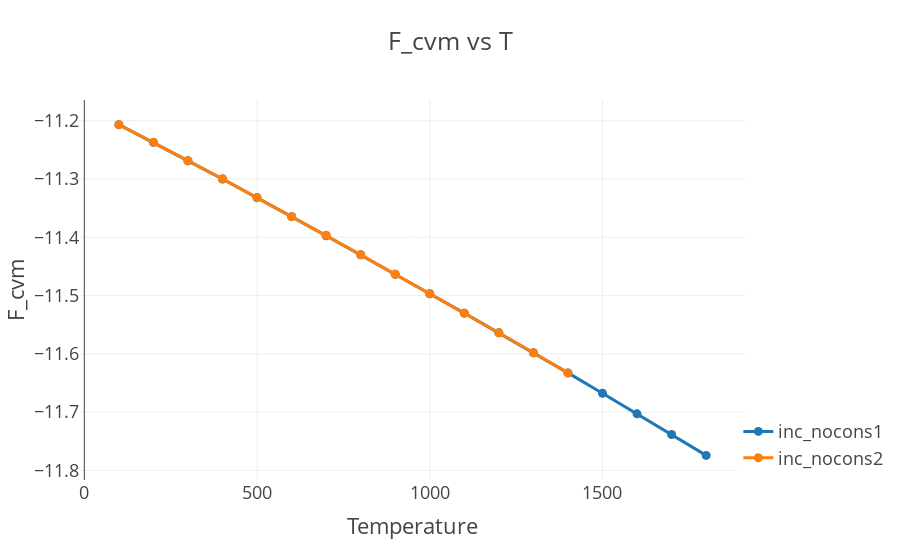

Notebook code for this chart:
### Code cell
fig = go.Figure()

for name, df in results.items():
    fig.add_trace(go.Scatter(x=df['temperature'],
                             y=df['F_cvm'],
                             mode='markers+lines',
                             name=f'{name}'
                            )
                 )

fig.update_layout(
    title="F_cvm vs T",
    xaxis_title="Temperature",
    yaxis_title="F_cvm",
    template='presentation'
)
#fig.update_traces(texttemplate='%{text:.2s}', textposition='top center')
fig.update_layout(legend=dict(
    yanchor="bottom",
    y=0.01,
    xanchor="left",
    x=0.99
))
fig.show()

### Figure 1 — Plotly figure (JSON) as saved in the notebook; plotly's stock layout.template omitted (floating-point values rounded to 4 significant figures)
{"data": [{"mode": "markers+lines", "name": "inc_nocons1", "type": "scatter", "x": [100, 200, 300, 400, 500, 600, 700, 800, 900, 1000, 1100, 1200, 1300, 1400, 1500, 1600, 1700, 1800], "y": [-11.21, -11.24, -11.27, -11.3, -11.33, -11.36, -11.4, -11.43, -11.46, -11.5, -11.53, -11.56, -11.6, -11.63, -11.67, -11.7, -11.74, -11.77]}, {"mode": "markers+lines", "name": "inc_nocons2", "type": "scatter", "x": [100, 200, 300, 400, 500, 600, 700, 800, 900, 1000, 1100, 1200, 1300, 1400], "y": [-11.21, -11.24, -11.27, -11.3, -11.33, -11.36, -11.4, -11.43, -11.46, -11.5, -11.53, -11.56, -11.6, -11.63]}], "layout": {"autosize": true, "legend": {"x": 0.99, "xanchor": "left", "y": 0.01, "yanchor": "bottom"}, "title": {"text": "F_cvm vs T"}, "xaxis": {"autorange": true, "range": [-12.03, 1912.0], "title": {"text": "Temperature"}, "type": "linear"}, "yaxis": {"autorange": true, "range": [-11.83, -11.15], "title": {"text": "F_cvm"}, "type": "linear"}}}
